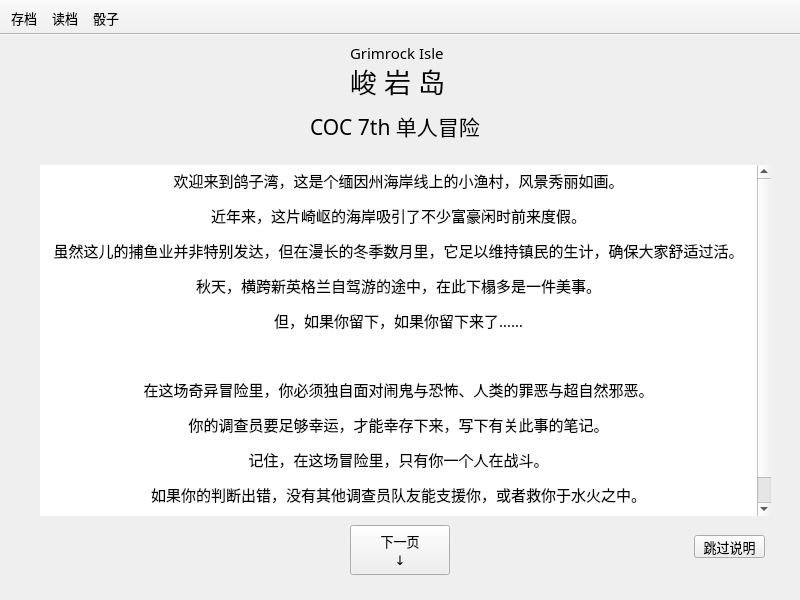
<?xml version="1.0" encoding="UTF-8"?>
<ui version="4.0">
 <class>GrimWindow</class>
 <widget class="QMainWindow" name="GrimWindow">
  <property name="geometry">
   <rect>
    <x>0</x>
    <y>0</y>
    <width>800</width>
    <height>600</height>
   </rect>
  </property>
  <property name="minimumSize">
   <size>
    <width>800</width>
    <height>600</height>
   </size>
  </property>
  <property name="maximumSize">
   <size>
    <width>800</width>
    <height>600</height>
   </size>
  </property>
  <property name="font">
   <font>
    <family>微软雅黑</family>
    <pointsize>10</pointsize>
   </font>
  </property>
  <property name="contextMenuPolicy">
   <enum>Qt::NoContextMenu</enum>
  </property>
  <property name="windowTitle">
   <string>峻岩岛</string>
  </property>
  <widget class="QWidget" name="centralwidget">
   <property name="styleSheet">
    <string notr="true"/>
   </property>
   <widget class="QLabel" name="titleCN">
    <property name="geometry">
     <rect>
      <x>350</x>
      <y>30</y>
      <width>100</width>
      <height>31</height>
     </rect>
    </property>
    <property name="font">
     <font>
      <family>微软雅黑</family>
      <pointsize>20</pointsize>
     </font>
    </property>
    <property name="text">
     <string>峻 岩 岛</string>
    </property>
   </widget>
   <widget class="QLabel" name="subtitle">
    <property name="geometry">
     <rect>
      <x>310</x>
      <y>70</y>
      <width>181</width>
      <height>41</height>
     </rect>
    </property>
    <property name="font">
     <font>
      <family>微软雅黑</family>
      <pointsize>16</pointsize>
     </font>
    </property>
    <property name="text">
     <string>COC 7th 单人冒险</string>
    </property>
   </widget>
   <widget class="QLabel" name="titleEN">
    <property name="geometry">
     <rect>
      <x>350</x>
      <y>10</y>
      <width>101</width>
      <height>16</height>
     </rect>
    </property>
    <property name="font">
     <font>
      <family>微软雅黑</family>
      <pointsize>11</pointsize>
     </font>
    </property>
    <property name="text">
     <string>Grimrock Isle</string>
    </property>
   </widget>
   <widget class="QTextBrowser" name="cover">
    <property name="geometry">
     <rect>
      <x>40</x>
      <y>130</y>
      <width>731</width>
      <height>351</height>
     </rect>
    </property>
    <property name="styleSheet">
     <string notr="true">QTextBrowser{border-width:0;border-style:outset}</string>
    </property>
    <property name="html">
     <string>&lt;!DOCTYPE HTML PUBLIC &quot;-//W3C//DTD HTML 4.0//EN&quot; &quot;http://www.w3.org/TR/REC-html40/strict.dtd&quot;&gt;
&lt;html&gt;&lt;head&gt;&lt;meta name=&quot;qrichtext&quot; content=&quot;1&quot; /&gt;&lt;style type=&quot;text/css&quot;&gt;
p, li { white-space: pre-wrap; }
&lt;/style&gt;&lt;/head&gt;&lt;body style=&quot; font-family:'SimSun'; font-size:9pt; font-weight:400; font-style:normal;&quot;&gt;
&lt;p align=&quot;center&quot; style=&quot; margin-top:12px; margin-bottom:12px; margin-left:0px; margin-right:0px; -qt-block-indent:0; text-indent:0px;&quot;&gt;&lt;span style=&quot; font-family:'微软雅黑'; font-size:11pt;&quot;&gt;欢迎来到鸽子湾，这是个缅因州海岸线上的小渔村，风景秀丽如画。&lt;/span&gt;&lt;/p&gt;
&lt;p align=&quot;center&quot; style=&quot; margin-top:12px; margin-bottom:12px; margin-left:0px; margin-right:0px; -qt-block-indent:0; text-indent:0px;&quot;&gt;&lt;span style=&quot; font-family:'微软雅黑'; font-size:11pt;&quot;&gt;近年来，这片崎岖的海岸吸引了不少富豪闲时前来度假。&lt;/span&gt;&lt;/p&gt;
&lt;p align=&quot;center&quot; style=&quot; margin-top:12px; margin-bottom:12px; margin-left:0px; margin-right:0px; -qt-block-indent:0; text-indent:0px;&quot;&gt;&lt;span style=&quot; font-family:'微软雅黑'; font-size:11pt;&quot;&gt;虽然这儿的捕鱼业并非特别发达，但在漫长的冬季数月里，它足以维持镇民的生计，确保大家舒适过活。&lt;/span&gt;&lt;/p&gt;
&lt;p align=&quot;center&quot; style=&quot; margin-top:12px; margin-bottom:12px; margin-left:0px; margin-right:0px; -qt-block-indent:0; text-indent:0px;&quot;&gt;&lt;span style=&quot; font-family:'微软雅黑'; font-size:11pt;&quot;&gt;秋天，横跨新英格兰自驾游的途中，在此下榻多是一件美事。&lt;/span&gt;&lt;/p&gt;
&lt;p align=&quot;center&quot; style=&quot; margin-top:12px; margin-bottom:12px; margin-left:0px; margin-right:0px; -qt-block-indent:0; text-indent:0px;&quot;&gt;&lt;span style=&quot; font-family:'微软雅黑'; font-size:11pt;&quot;&gt;但，如果你留下，如果你留下来了……&lt;/span&gt;&lt;/p&gt;
&lt;p align=&quot;center&quot; style=&quot;-qt-paragraph-type:empty; margin-top:12px; margin-bottom:12px; margin-left:0px; margin-right:0px; -qt-block-indent:0; text-indent:0px; font-family:'微软雅黑'; font-size:11pt;&quot;&gt;&lt;br /&gt;&lt;/p&gt;
&lt;p align=&quot;center&quot; style=&quot; margin-top:12px; margin-bottom:12px; margin-left:0px; margin-right:0px; -qt-block-indent:0; text-indent:0px;&quot;&gt;&lt;span style=&quot; font-family:'微软雅黑'; font-size:11pt;&quot;&gt;在这场奇异冒险里，你必须独自面对闹鬼与恐怖、人类的罪恶与超自然邪恶。&lt;/span&gt;&lt;/p&gt;
&lt;p align=&quot;center&quot; style=&quot; margin-top:12px; margin-bottom:12px; margin-left:0px; margin-right:0px; -qt-block-indent:0; text-indent:0px;&quot;&gt;&lt;span style=&quot; font-family:'微软雅黑'; font-size:11pt;&quot;&gt;你的调查员要足够幸运，才能幸存下来，写下有关此事的笔记。&lt;/span&gt;&lt;/p&gt;
&lt;p align=&quot;center&quot; style=&quot; margin-top:12px; margin-bottom:12px; margin-left:0px; margin-right:0px; -qt-block-indent:0; text-indent:0px;&quot;&gt;&lt;span style=&quot; font-family:'微软雅黑'; font-size:11pt;&quot;&gt;记住，在这场冒险里，只有你一个人在战斗。&lt;/span&gt;&lt;/p&gt;
&lt;p align=&quot;center&quot; style=&quot; margin-top:12px; margin-bottom:12px; margin-left:0px; margin-right:0px; -qt-block-indent:0; text-indent:0px;&quot;&gt;&lt;span style=&quot; font-family:'微软雅黑'; font-size:11pt;&quot;&gt;如果你的判断出错，没有其他调查员队友能支援你，或者救你于水火之中。&lt;/span&gt;&lt;/p&gt;
&lt;p align=&quot;center&quot; style=&quot; margin-top:12px; margin-bottom:12px; margin-left:0px; margin-right:0px; -qt-block-indent:0; text-indent:0px;&quot;&gt;&lt;span style=&quot; font-family:'微软雅黑'; font-size:11pt;&quot;&gt;做好偶尔会误入歧途的心理准备，试着搞清楚你的友方都有谁，并好好让他们发挥作用。&lt;/span&gt;&lt;/p&gt;&lt;/body&gt;&lt;/html&gt;</string>
    </property>
   </widget>
   <widget class="QPushButton" name="pushButton">
    <property name="geometry">
     <rect>
      <x>350</x>
      <y>490</y>
      <width>100</width>
      <height>50</height>
     </rect>
    </property>
    <property name="text">
     <string>下一页
↓</string>
    </property>
   </widget>
   <widget class="QPushButton" name="pushButton_2">
    <property name="geometry">
     <rect>
      <x>694</x>
      <y>500</y>
      <width>71</width>
      <height>23</height>
     </rect>
    </property>
    <property name="text">
     <string>跳过说明</string>
    </property>
   </widget>
  </widget>
  <widget class="QToolBar" name="toolBar">
   <property name="windowTitle">
    <string>toolBar</string>
   </property>
   <property name="movable">
    <bool>false</bool>
   </property>
   <property name="toolButtonStyle">
    <enum>Qt::ToolButtonTextOnly</enum>
   </property>
   <property name="floatable">
    <bool>false</bool>
   </property>
   <attribute name="toolBarArea">
    <enum>TopToolBarArea</enum>
   </attribute>
   <attribute name="toolBarBreak">
    <bool>false</bool>
   </attribute>
   <addaction name="save"/>
   <addaction name="load"/>
   <addaction name="dice"/>
  </widget>
  <action name="save">
   <property name="text">
    <string>存档</string>
   </property>
   <property name="toolTip">
    <string>为当前进度创建存档</string>
   </property>
  </action>
  <action name="load">
   <property name="text">
    <string>读档</string>
   </property>
   <property name="toolTip">
    <string>加载存档以继续游戏</string>
   </property>
  </action>
  <action name="dice">
   <property name="text">
    <string>骰子</string>
   </property>
   <property name="toolTip">
    <string>最多可一次性扔36个！</string>
   </property>
  </action>
 </widget>
 <resources/>
 <connections/>
</ui>
